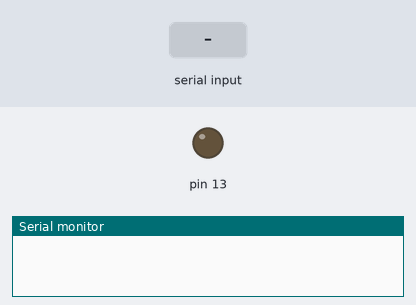
Simulated run of this sketch. Board: Arduino Uno, built with avr-gcc and run on an emulated ATmega328P. On the bench: output pins drawn as LEDs (lit = HIGH), the last lines printed to the serial monitor. Dashed ring = blinking. Inputs (shaded band) come from the test bench.

Above: at 1.2 s.
1.3 s: "0" received over Serial
At 2.4 s:
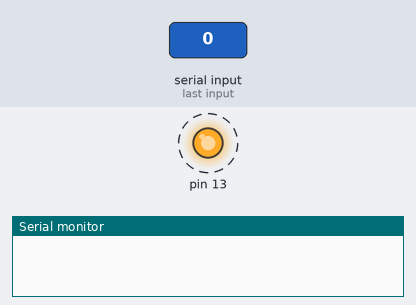
4.3 s: "1" received over Serial
At 5.6 s:
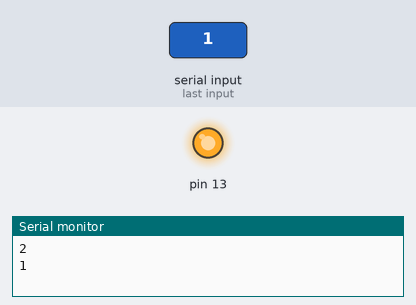
6.8 s: "2" received over Serial
At 9.2 s:
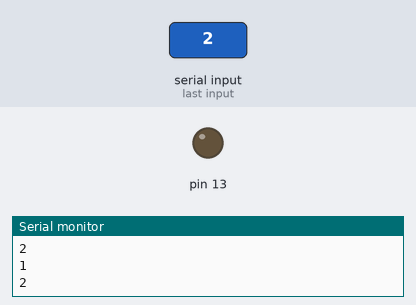
Timing chart, 0 to 10.7 s (numbered marks = the images above; inputs shaded):
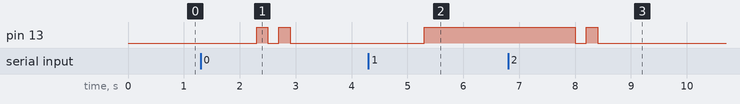

Measured:
- after the input at 1.3 s, pin 13: alternates HIGH for 0.20 s and LOW for 0.20 s, 4 changes in all, then stays LOW, starting after 1.0 s
- after the input at 4.3 s, pin 13: LOW → HIGH after 1.0 s
- after the input at 6.8 s, pin 13: HIGH → LOW after 1.2 s, → HIGH 0.20 s later, → LOW 0.20 s later

The sketch:

serial.ino
```cpp
String readStr = "";

void setup() {
Serial.begin(9600); // opens serial port, sets data rate to 9600 bps
pinMode(13, OUTPUT);
digitalWrite(13, LOW);
}

void loop() {
  if (Serial.available() > 0) {
    readStr = Serial.readString(); // read the incoming byte:
    if(readStr == "1"){
      digitalWrite(13, HIGH);
      Serial.println("1");
    }else{
      digitalWrite(13, HIGH);
      delay(200);
      digitalWrite(13, LOW);
      delay(200);
      digitalWrite(13, HIGH);
      delay(200);
      digitalWrite(13, LOW);
      Serial.println("2");
    }
  }
}
```
